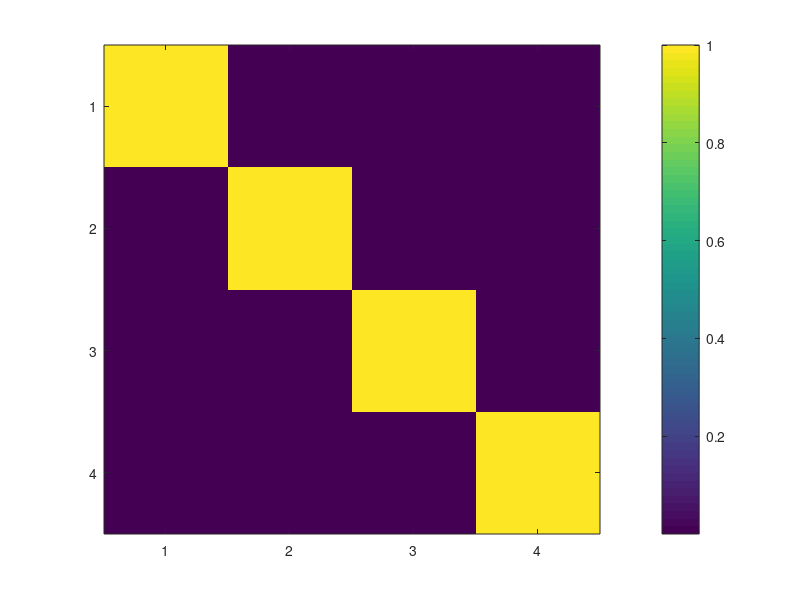
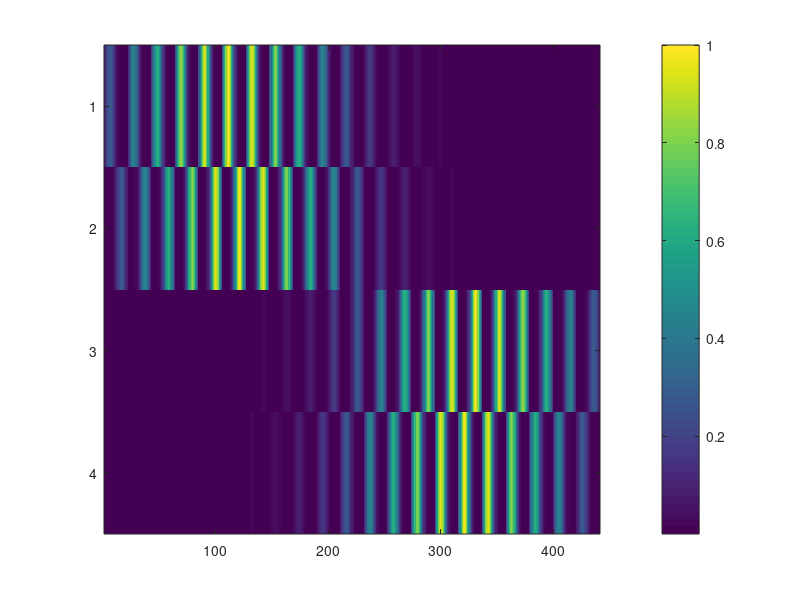
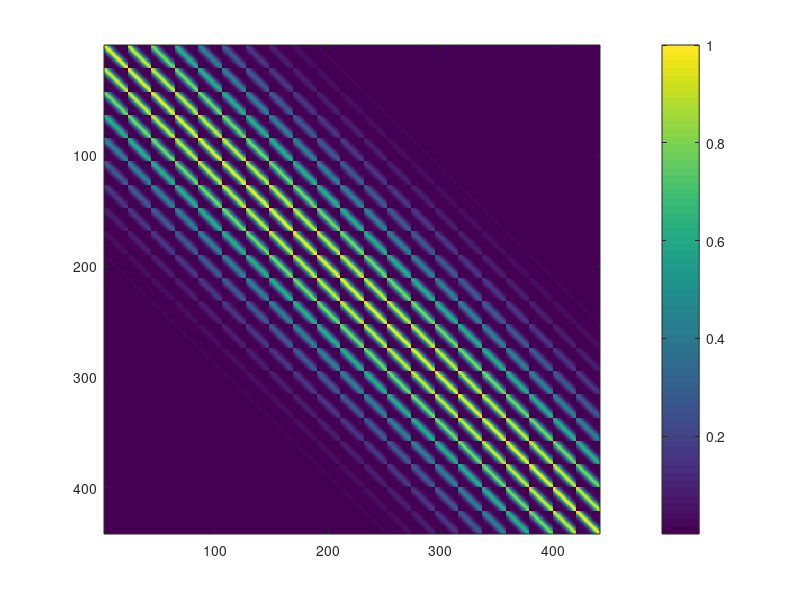
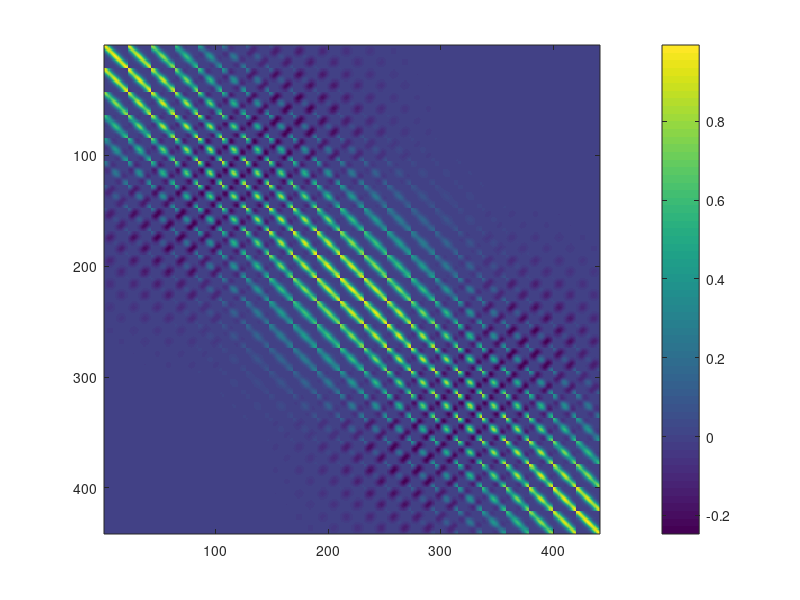

Source code (MATLAB) for these figures, in order:
% GPIS learning
% 1D example, zero mean

close all; clear all; clc;

X = [-0.5,-0.5;
     -0.5,0.5;
     0.5,0.5;
     0.5,-0.5]';
%      0.5,1.3,
%      0.5,-0.3,
%      -0.3,0.5,
%      1.3, 0.5]';
 
m = length(X); 

f = zeros(m,1);

[Xg,Yg] = meshgrid(-1:0.1:1,-1:0.1:1);
[d1,d2] = size(Xg);
Xs = [reshape(Xg,d1*d2,1),reshape(Yg,d1*d2,1)]';
n = length(Xs);

sigma = 1;
gamma =10;

kernel = @(x,y)(sigma^2 * exp(-1/2 * gamma *(x - y)'*(x - y)));

R = 1;
cen = [0.0, 0.0]';
mean = @(x) 1/2/R*((x-cen)'*(x-cen) - R*2);


K = [];
for i = 1:m
    for j = 1:m
       K(i,j) = kernel(X(:,i), X(:,j));
    end
end


Ks = [];
for i = 1:m
    for j = 1:n
       Ks(i,j) = kernel(X(:,i), Xs(:,j)); 
    end
end


Kss = [];
for i = 1:n
    for j = 1:n
       Kss(i,j) = kernel(Xs(:,i), Xs(:,j));
    end
end


figure();
imagesc(K);
colorbar;

figure();
imagesc(Ks);
colorbar;

figure();
imagesc(Kss);
colorbar;


for i = 1:m
    mu(i) = mean(X(:,i));
end
fss=[];
for i = 1:n
    mus(i) = mean(Xs(:,i));
end
mu = mu';
mus = mus';

fs = mus + Ks'*inv(K)*(f - mu);
sig = Kss' - Ks'*inv(K)*Ks;

figure();
imagesc(sig);
colorbar;


d = diag(sig);
devFsP = fs + d;
devFsP = reshape(devFsP,d1,d2);

devFsN = fs - d;
devFsN = reshape(devFsN,d1,d2);

Fs = reshape(fs,d1,d2);
figure();
hold on;
plot(X(1,:), X(2,:), 'r*');
surf(Xg,Yg,Fs);
surf(Xg,Yg,devFsN);
surf(Xg,Yg,devFsP);

figure();
hold on;
plot(X(1,:), X(2,:), 'r*');
contour(Xg,Yg,Fs)
